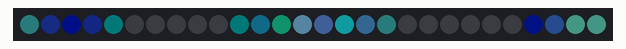
A sketch run on a simulated Arduino Uno, built with avr-gcc and run on an emulated ATmega328P. Shown: 28 RGB LEDs in strip order, left to right. Dim RGB values are drawn brighter than linear; random numbers use the default seed unless the sketch sets one.

Above: at 2.1 s.
At 26.91 s:
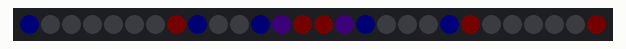
At 27.51 s:
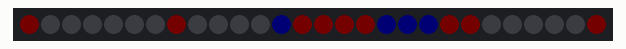
At 28.31 s:
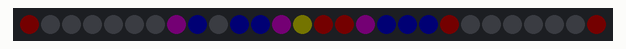
At 32.41 s:
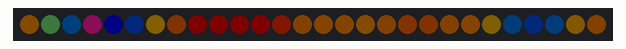

The sketch:

plasma.ino
```cpp
#include "FastLED.h"                                          // FastLED library. Preferably the latest copy of FastLED 2.1.

#define qsubd(x, b)  ((x>b)?b:0)                              // Digital unsigned subtraction macro. if result <0, then => 0. Otherwise, take on fixed value.
#define qsuba(x, b)  ((x>b)?x-b:0)                            // Analog Unsigned subtraction macro. if result <0, then => 0

// Fixed definitions cannot change on the fly.
#define LED_DT 0                                              // Data pin to connect to the strip.
#define LED_CK 1                                              // Clock pin for WS2801 or APA102.
#define COLOR_ORDER BGR                                       // It's GRB for WS2812 and BGR for APA102.
#define LED_TYPE APA102                                       // Using APA102, WS2812, WS2801. Don't forget to change LEDS.addLeds.
#define NUM_LEDS 28                                           // Number of LED's.

uint8_t max_bright = 64;                                      // Overall brightness definition. It can be changed on the fly.
struct CRGB leds[NUM_LEDS];                                   // Initialize our LED array.

CRGBPalette16 currentPalette;                                 // Palette definitions
CRGBPalette16 targetPalette;
TBlendType currentBlending = LINEARBLEND;

void setup() {

  LEDS.addLeds<LED_TYPE, LED_DT, LED_CK, COLOR_ORDER>(leds, NUM_LEDS);
  FastLED.setBrightness(max_bright);
  FastLED.setMaxPowerInVoltsAndMilliamps(5, 500);             // FastLED Power management set at 5V, 500mA.
  currentPalette = OceanColors_p;

}

void loop () {

  EVERY_N_MILLISECONDS(50) {                                  // FastLED based non-blocking delay to update/display the sequence.
    plasma();
  }

  EVERY_N_MILLISECONDS(100) {
    uint8_t maxChanges = 24;
    nblendPaletteTowardPalette(currentPalette, targetPalette, maxChanges);   // AWESOME palette blending capability.
  }

  EVERY_N_MILLISECONDS(5*1000) {                       // Change the target palette to a random one every 5 seconds.
    targetPalette = CRGBPalette16(CHSV(random8(), 192, random8()), CHSV(random8(), 255, random8()), CHSV(random8(), 192, random8()), CHSV(random8(), 255, random8()));
  }

  FastLED.show();

}

void plasma() {                                                 // This is the heart of this program. Sure is short. . . and fast.

  int thisPhase = beatsin8(6,-64,64);                           // Setting phase change for a couple of waves.
  int thatPhase = beatsin8(7,-64,64);

  for (int k=0; k<NUM_LEDS; k++) {                              // For each of the LED's in the strand, set a brightness based on a wave as follows:

    int colorIndex = cubicwave8((k*23)+thisPhase)/2 + cos8((k*15)+thatPhase)/2;           // Create a wave and add a phase change and add another wave with its own phase change.. Hey, you can even change the frequencies if you wish.
    int thisBright = qsuba(colorIndex, beatsin8(7,0,96));                                 // qsub gives it a bit of 'black' dead space by setting sets a minimum value. If colorIndex < current value of beatsin8(), then bright = 0. Otherwise, bright = colorIndex..

    leds[k] = ColorFromPalette(currentPalette, colorIndex, thisBright, currentBlending);  // Let's now add the foreground colour.
  }
}
```
